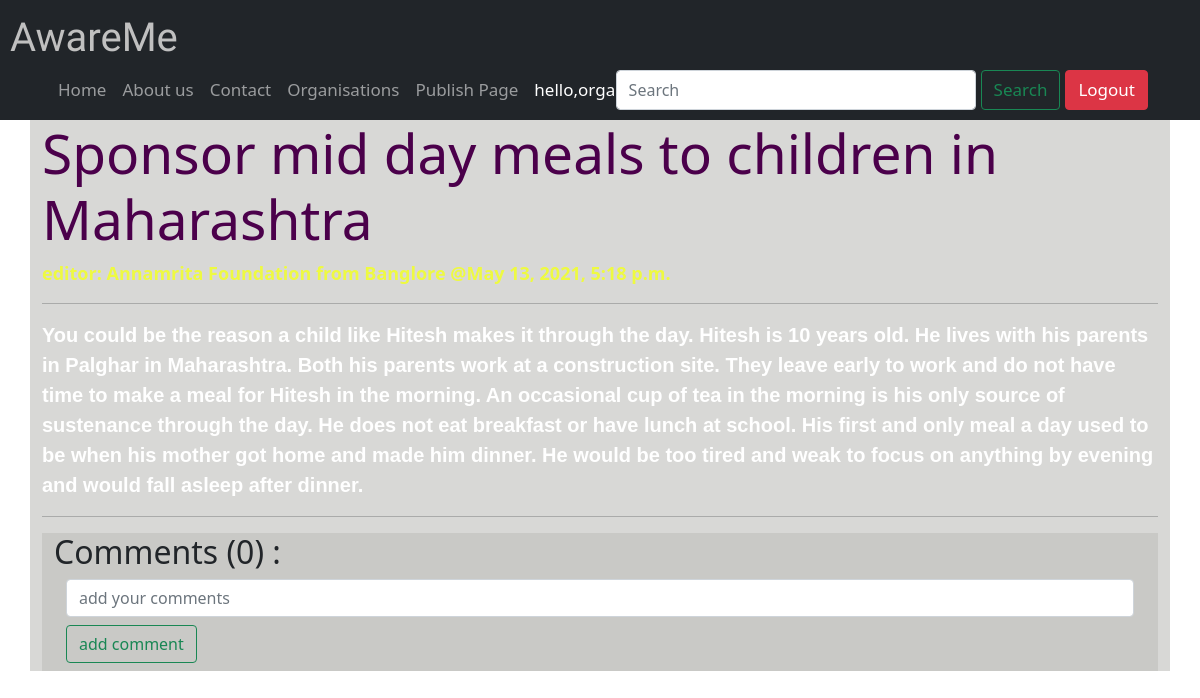
/awareme/newsFeed/11/ (signed in), run on an earlier commit of the app's database.
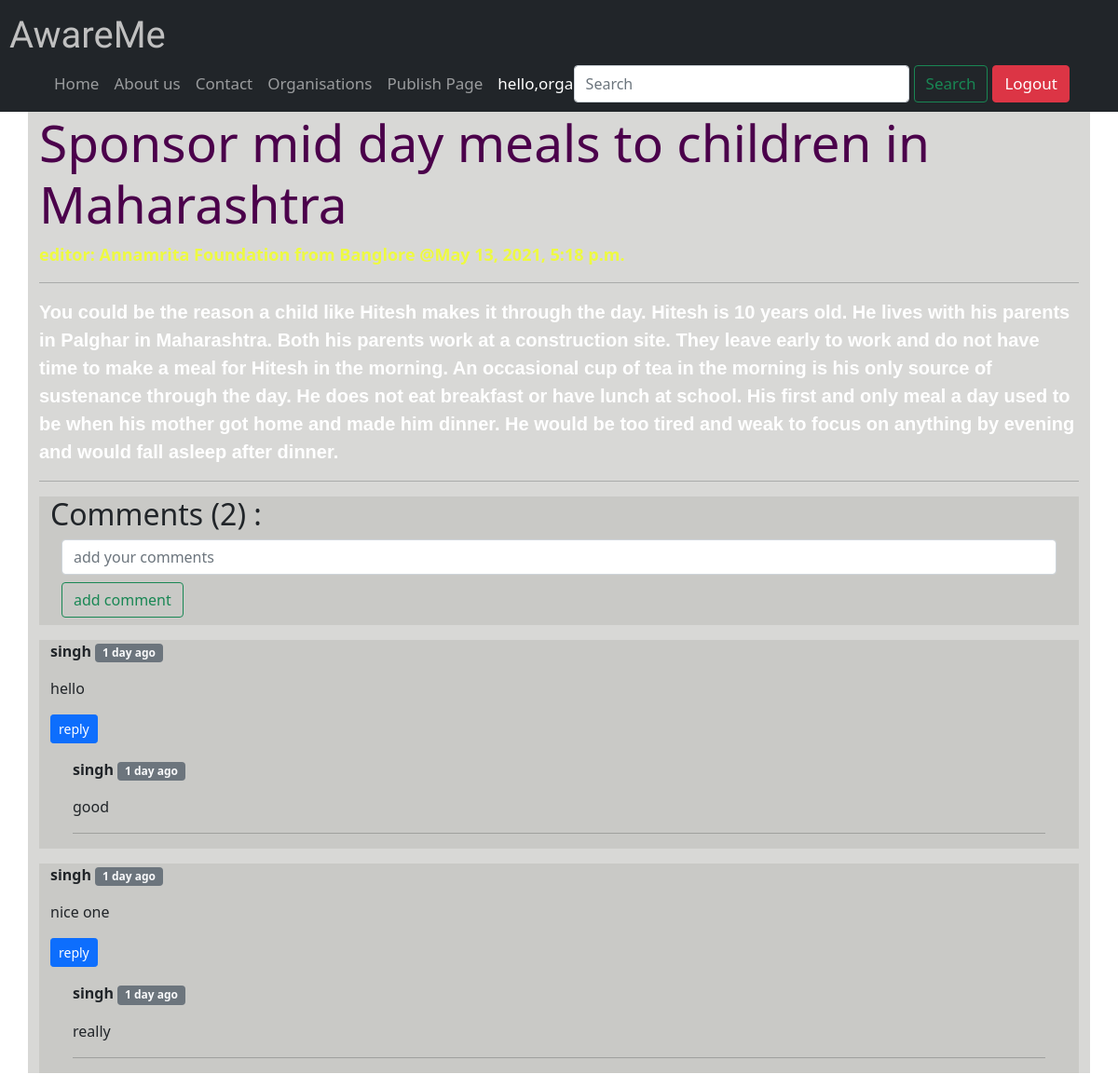
And on a later commit of the database.
### awaremeapp/models.py (models this page shows, shortened)
class OrgFeed(models.Model):
    user=models.ForeignKey(User,on_delete=models.CASCADE,null=True,blank=True)
    title=models.CharField(blank=True,null=True,max_length=250)
    brief=models.TextField(blank=True,null=True)
    author=models.CharField(blank=True,null=True,max_length=250)
    locations=models.CharField(max_length=100,null=True)
    timestamp = models.DateTimeField(default=now)

class FeedComment(models.Model):
    comment=models.TextField(blank=True,null=True)
    writer=models.ForeignKey(User,on_delete=models.CASCADE)
    post=models.ForeignKey(OrgFeed, on_delete=models.CASCADE)
    parent=models.ForeignKey('self', on_delete=models.CASCADE,null=True)
    timestamp = models.DateTimeField(default=now)
    def __str__(self):
        return str(self.writer) +' --wrote--> ' +self.comment[0:4] + '...'

### awaremeapp/views.py (the view)
# urls.py: path('newsFeed/<str:pk>/',views.newsFeed,name="newsFeed"),
@login_required(login_url='login')
def newsFeed(request,pk):
    newspk=OrgFeed.objects.get(id=pk)
    comments=FeedComment.objects.filter(post=newspk,parent=None)
    replies=FeedComment.objects.filter(post=newspk).exclude(parent=None)
    replyDict={}
    for reply in replies:
        if reply.id not in replyDict.keys():
            replyDict[reply.parent.id]=[reply]
        else:
            replyDict[reply.parent.id].append(reply)
    print(replyDict)
    count=comments.count()
    context={'newspk':newspk,'comments':comments,'count':count,'replyDict':replyDict}
    return render(request,'awaremeapp/news_feed.html',context)

### awaremeapp/templatetags/extras.py (called while the page is built)
@register.filter(name='get_val')
def get_val(dict,key):
    return dict.get(key)

### templates/awaremeapp/news_feed.html (shortened to what this page needs)
{% extends 'awaremeapp/orgbase.html' %}
{% load static %}
{% block content %}
{% load humanize %}
{% load extras %}
<div class="container backg">
    <h1 style="color: rgb(75, 0, 75);font-size: 55px;">{{newspk.title}}</h1>
    <p style="font-weight: bold;color:rgb(238, 250, 65) ; font-size: 18px;"><b>editor: </b>{{newspk.author}} from {{newspk.locations}} @{{newspk.timestamp}}</p>
    <hr>
    <p style="font-weight: bold;color:rgb(255, 255, 255);font-size: 20px;font-family: sans-serif;">{{newspk.brief}}</p>
    <hr>
    <div class="">
        <div class="container backg">
            <h2>Comments ({{count}}) :</h2>
            <form action="{% url 'postComment' newspk.id %}" method="POST">
                <div class="container">
                    <input type="text" class="form-control" name="comment" placeholder="add your comments" rows="2"
                        cols="1">
                    <button type="submit" class="btn btn-outline-success my-2">add comment</button>
                </div>
        </div>
        {% for comment in comments %}
        <div class="container backg">
            <div class="row my-3">
                <p><b>{{comment.writer}} </b><span
                        class="badge bg-secondary text-light">{{comment.timestamp|naturaltime}}</span> </p>
                <p>{{comment.comment}}</p>
                <div class="replybox mx-0">
                    <p>
                        <button class="btn btn-sm btn-primary" type="button" data-bs-toggle="collapse"
                            data-bs-target="#replybox{{comment.id}}" aria-expanded="false"
                            aria-controls="replybox{{comment.id}}">
                            reply
                        </button>
                    </p>
                    <div class="replies mx-4 my-1">
                        {% for reply in replyDict|get_val:comment.id %}
                        <p><b>{{reply.writer}} </b><span
                                class="badge bg-secondary text-light">{{comment.timestamp|naturaltime}}</span></p>
                        {{reply.comment}}
                        {% endfor %}
                        <hr>
                    </div>
                </div>
            </div>
        </div>
    </div>
    {% endfor %}
</div>
{% endblock %}

### templates/awaremeapp/orgbase.html (shortened to what this page needs)
{% load static %}
<!DOCTYPE html>
<html lang="en">
<head>
  <link href="https://cdn.jsdelivr.net/npm/bootstrap@5.0.0/dist/css/bootstrap.min.css" rel="stylesheet"
>
  <link rel="stylesheet" href="{% static '/css/static.css' %}">
</head>
<body style="background: url('/static/images/do.jpg') no-repeat fixed center;background-size: cover;">
  <nav class="navbar navbar-expand-lg navbar-dark bg-dark sticky-top navflex ">
    <div >
    <a class="navbar-brand" id="font" style="margin-left:10px;" href="/">AwareMe</a>
      <div class="collapse navbar-collapse" id="navbarSupportedContent" style="margin-left:50px;">
        <ul class="navbar-nav me-0 mb-2 mb-lg-0">
          <li class="nav-item">
            <a class="nav-link size {% block homeactive %} {% endblock homeactive %}" aria-current="page"
              href="{% url 'listFeed'%}">Home</a>
          </li>
          <li class="nav-item">
            <a class="nav-link size {% block aboutactive %} {% endblock aboutactive %}" aria-current="page"
              href="{% url 'aboutus' %}">About us<a>
          </li>
          <li class="nav-item">
            <a class="nav-link size {% block contactactive %} {% endblock contactactive %}" aria-current="page"
              href="{% url 'contact' %}">Contact</a>
          </li>
          <li class="nav-item">
            <a class="nav-link size {% block organistionactive %} {% endblock organistionactive %}" aria-current="page"
              href="{% url 'details' %}">Organisations</a>
          </li>
          {% for group in request.user.groups.all %}
          {% if group.name == 'NGO' %}
          <li class="nav-item">
            <a class="nav-link size {% block newsactive %} {% endblock newsactive %} " href="{% url 'publishedFeed' %}">Publish Page</a>
          </li>
          {%endif%}
          {%endfor%}
          <li class="nav-item ">
            <a class="nav-link size active" aria-current="page">hello,{{request.user}}</a>
          </li>
        </ul>
        <form class="d-flex" method="GET" action="{% url 'search' %}">
          <input class="form-control inoutlog wid " type="search" placeholder="Search" name="query" id="query"
            aria-label="Search">
          <button class="btn btn-outline-success size mx-1 inoutlog" type="submit">Search</button>
        </form>
        <div>
          {% if user.is_authenticated %}
          <a class="btn btn-danger size  inoutlog " href="{% url 'logout' %}">Logout</a>
          {% else %}
          <a class="btn btn-danger size inoutlog" href="{% url 'login' %}">Login</a>
          {% endif %}
      </div>
      </div>
    </div>
  </nav>
  {% block content %}
  {% endblock %}
</body>
</html>

### static/css/static.css (style rules this page uses)
#font { font-family: 'Lobster', cursive; font-size: 5vh; margin-left: 10px; color: silver; }
.size { font-size: 17px; }
.wid { width:30vw; }
.inoutlog { position: relative; left:15vw; bottom: 6vh; }
.backg { background-color: rgba(192, 192, 189, 0.61); }
@media only screen and (max-width:1300px) { .inoutlog { margin: 2px 1px; position: relative; left:-3vw; bottom: 0vh; width:-moz-fit-content; } }

What changed in the data, as far as the page shows it:
added FeedComment: writer "singh", timestamp "1 day ago", comment "hello", shown under "Comments (2) :"
added FeedComment: writer "singh", comment "good"
added FeedComment: writer "singh", timestamp "1 day ago", comment "nice one", shown under "Comments (2) :"
added FeedComment: writer "singh", comment "really"
Also different on the page:
{{ count }}: "0" → "2"
